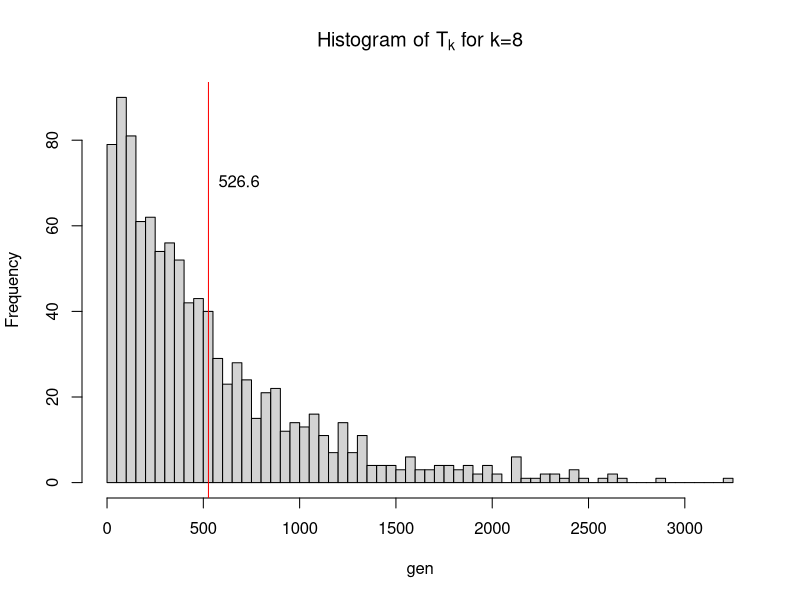

The R source for this figure:
## ---- chunk 1

gen_streak <- function(len) {
  cursor <- 0
  ref <- paste(rep(1, len), collapse="")
  sample_len <- 2^(len+1)-2
  
  check_streak <- function(sequ) {
    force(sequ)
    sequ <- paste(sequ, collapse="") # Character vector
    check <- regexpr(ref, sequ, fixed = TRUE)[[1]]
    if(check == -1) {
      cursor <<- cursor + sample_len - len + 1
      return(TRUE)
    } else {
      cursor <<- cursor + check + len - 1
      return(FALSE)
    }
  }
  
  gen_seq <- function(prev) {
    if(is.null(prev_seq)) {
      prev_seq <<- sample(c(0,1), sample_len ,replace = TRUE)
    } else {
      prev_seq <<- c(tail(prev, len-1), sample(c(0,1), sample_len-len+1, replace=TRUE))
    }
    return(prev_seq)
  }
  
  prev_seq <- NULL
  while( check_streak(gen_seq(prev_seq)) ) {}
  return(cursor)
}

set.seed(1432)
gen <- replicate(1000, gen_streak(len = 8))
hist(gen, breaks = 50, main = expression(paste("Histogram of ", T[k], " for k=8")), freq=TRUE)
abline(v = mean(gen), col = "red")
text(mean(gen), 70, sprintf("%.1f", mean(gen)), pos = 4)

